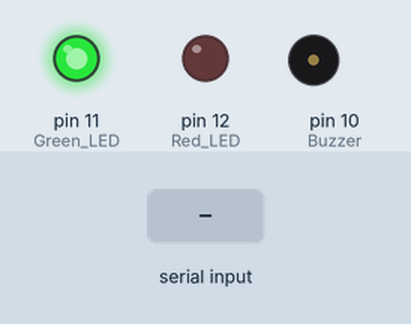
A sketch run on a simulated Arduino Uno, built with avr-gcc and run on an emulated ATmega328P. Parts: output pins drawn as LEDs (lit = HIGH), buzzer (waves = sounding, pin HIGH). The test bench sets the inputs (shaded band).

Above: at 1.2 s.
1.3 s: "AVC" received over Serial
At 3.5 s:
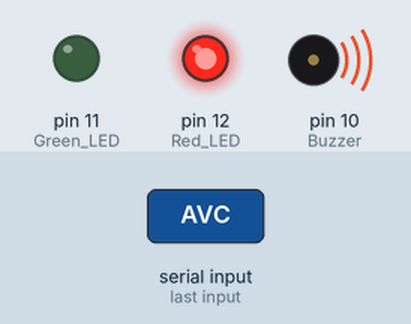
3.8 s: "ASTHME" received over Serial
At 5.5 s:
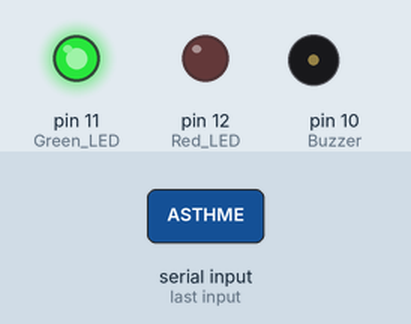
Timing chart, 0 to 7.0 s (numbered marks = the images above; inputs shaded):
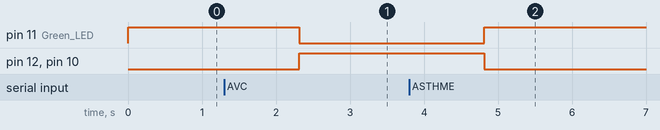

Measured:
- after the input at 1.3 s, pin 11 (Green_LED): HIGH → LOW after 1.0 s; pin 12 (Red_LED), pin 10 (Buzzer): LOW → HIGH after 1.0 s
- after the input at 3.8 s, pin 11 (Green_LED): LOW → HIGH after 1.0 s; pin 12 (Red_LED), pin 10 (Buzzer): HIGH → LOW after 1.0 s

The sketch:

wearable.ino
```cpp
#include "DHT.h"

// Paramètres DHT11
#define DHTTYPE DHT11
#define DHTPIN  2
DHT dht(DHTPIN, DHTTYPE);
#define Red_LED 12
#define Green_LED 11
#define Buzzer 10

// Reception commande
String commande = "";
String commande_precedente = "";

// Gestion du temps
unsigned long t0 = 0;
unsigned long intervalle = 0;

void setup() {
  Serial.begin(9600);
  dht.begin();
  // A compléter
  pinMode(Red_LED, OUTPUT);
  pinMode(Green_LED, OUTPUT);
  pinMode(Buzzer, OUTPUT);
  digitalWrite(Green_LED, HIGH);
}

void loop() {
  // Réception commande (alerte en cas de risque)
  commande = Serial.readString();
  commande.trim();
  delay(10);

  if (commande.length() <= 0 ){
    commande = commande_precedente;
  }

  if (commande == "ASTHME"){
    digitalWrite(Red_LED, HIGH);
    digitalWrite(Buzzer, HIGH);
    digitalWrite(Green_LED, LOW);

    commande_precedente = commande;
  }
  if (commande == "HYPERTENSION"){
    digitalWrite(Red_LED, HIGH);
    digitalWrite(Buzzer, HIGH);
    digitalWrite(Green_LED, LOW);

    commande_precedente = commande;
  }
  if (commande == "AVC"){
    digitalWrite(Red_LED, HIGH);
    digitalWrite(Buzzer, HIGH);
    digitalWrite(Green_LED, LOW);

    commande_precedente = commande;
  }
  else{  // NO RISK
    digitalWrite(Red_LED, LOW);
    digitalWrite(Buzzer, LOW);
    digitalWrite(Green_LED, HIGH);
    commande_precedente = commande;
  }

  // A chaque intervalle de 60s
  intervalle = millis() - t0;
  if (intervalle >= 60000){
    t0 = millis();

    float temperature = dht.readTemperature();
    float humidite = dht.readHumidity();

    if (isnan(temperature) || isnan(humidite)) {
      Serial.println("Failed to read from DHT sensor");
      delay(5000);
      return;
    }
    String serial_data = "#" + String(humidite) + "," + String(temperature);
    Serial.println(serial_data);
    // delay(10000);
}

  }
```
